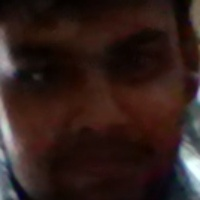
#> input picture dataset/chaman/0.jpg, 200 x 200 px, given in place of the camera
$ python face_capture.py
#> lines starting #> are read from the running program, lines starting #| are printed output that depends on the picture; after the words box and inside, x2 and y2 are one past the last pixel; in counts of white or black regions, pixels touching at a corner belong together
import cv2
import os

# Path to save captured faces
DATASET_DIR = 'dataset'
# Load Haarcascade for face detection
face_cascade = cv2.CascadeClassifier('haarcascade_frontalface_default.xml')

# Function to create folder for a new person
def create_person_folder(name):
    person_folder = os.path.join(DATASET_DIR, name)
    if not os.path.exists(person_folder):
        os.makedirs(person_folder)
    return person_folder

def capture_faces():
    name = input("Enter the name of the person: ").strip()
#> the answer given: dataset/chaman/0.jpg
    if not name:
        print("Name cannot be empty!")
        return

    person_folder = create_person_folder(name)

    cap = cv2.VideoCapture(0)

    print("\n[INFO] Starting face capture. Look at the camera and wait...")
    count = 0  # Number of images captured

    while True:
        ret, frame = cap.read()
#> frame is the input picture: shape (200, 200, 3); mean B, G, R 26.7, 30.8, 49
        if not ret:
            break

        # Convert frame to grayscale (for face detection)
        gray = cv2.cvtColor(frame, cv2.COLOR_BGR2GRAY)
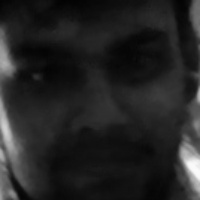
#> gray: shape (200, 200); min 2, max 251, mean 35.8

        # Detect faces
        faces = face_cascade.detectMultiScale(gray, scaleFactor=1.1, minNeighbors=5)
#> faces = ()

        for (x, y, w, h) in faces:
            # Crop the face region
            face_img = frame[y:y+h, x:x+w]

            # Resize to a standard size (optional)
            face_img = cv2.resize(face_img, (200, 200))

            # Save the face image
            file_path = os.path.join(person_folder, f"{count}.jpg")
            cv2.imwrite(file_path, face_img)

            count += 1

            # Draw rectangle around face
            cv2.rectangle(frame, (x, y), (x+w, y+h), (255, 0, 0), 2)
#> this loop made 0 passes
#> after the loop, count = 0

        # Show the frame
        cv2.imshow('Capturing Faces', frame)

        # Break if 'q' is pressed OR if 50 samples captured
        if cv2.waitKey(1) & 0xFF == ord('q') or count >= 50:
#> (key q is pressed here)
            break

    print(f"\n[INFO] Successfully captured {count} images for {name}")
#| [INFO] Successfully captured 0 images for dataset/chaman/0.jpg
    cap.release()
    cv2.destroyAllWindows()

if __name__ == "__main__":
    capture_faces()

$ run again, on dataset/chaman/10.jpg
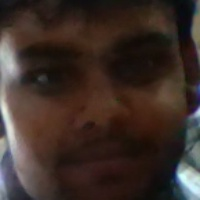
#> input picture dataset/chaman/10.jpg, 200 x 200 px, given in place of the camera
#> in capture_faces, frame is the input picture: shape (200, 200, 3); mean B, G, R 40.1, 46.2, 60.2
#> faces = [[12, 15, 175, 175]]
#> the loop in capture_faces, `for (x, y, w, h) in faces:` made 1 pass
#> (x, y, w, h, count) on pass 1: (12, 15, 175, 175, 1)
#> pass 1, in capture_faces, `face_img = frame[y:y+h, x:x+w]`:
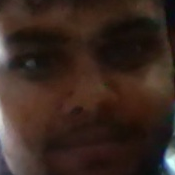
#> face_img: shape (175, 175, 3); mean B, G, R 31.6, 39.5, 57
#> after the loop in capture_faces, `for (x, y, w, h) in faces:`:
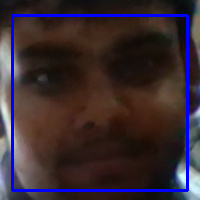
#> frame: shape (200, 200, 3); 5.24% of pixels changed, all inside (x1, y1, x2, y2) = (11, 14, 189, 192)
#> after the loop in capture_faces, `for (x, y, w, h) in faces:`: count = 1
#| [INFO] Successfully captured 1 images for dataset/chaman/10.jpg
